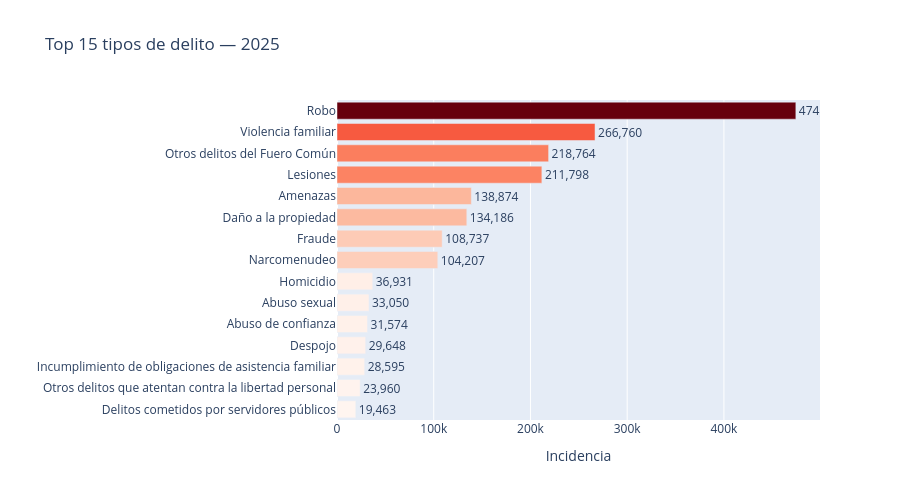

Notebook code for this chart:
### Markdown cell above
## 7. Tipos de delito y bien jurídico

### Code cell
top_delito = (
    df.groupby("tipo_delito")["incidencia"]
    .sum()
    .sort_values(ascending=True)
    .tail(15)
    .reset_index()
)

fig = px.bar(
    top_delito,
    x="incidencia",
    y="tipo_delito",
    orientation="h",
    title="Top 15 tipos de delito — 2025",
    labels={"tipo_delito": "", "incidencia": "Incidencia"},
    color="incidencia",
    color_continuous_scale="Reds",
    text="incidencia",
)
fig.update_traces(texttemplate="%{text:,.0f}", textposition="outside")
fig.update_layout(height=500, coloraxis_showscale=False)
fig.show()

### Figure 1 — Plotly figure (JSON) as saved in the notebook; plotly's stock layout.template omitted (floating-point values rounded to 4 significant figures)
{"data": [{"hovertemplate": "Incidencia=%{marker.color}<br>=%{y}<extra></extra>", "legendgroup": "", "marker": {"color": [19463, 23960, 28595, 29648, 31574, 33050, 36931, 104207, 108737, 134186, 138874, 211798, 218764, 266760, 474373], "coloraxis": "coloraxis", "pattern": {"shape": ""}}, "name": "", "orientation": "h", "showlegend": false, "text": [19460.0, 23960.0, 28600.0, 29650.0, 31570.0, 33050.0, 36930.0, 104200.0, 108700.0, 134200.0, 138900.0, 211800.0, 218800.0, 266800.0, 474400.0], "textposition": "outside", "texttemplate": "%{text:,.0f}", "type": "bar", "x": [19463, 23960, 28595, 29648, 31574, 33050, 36931, 104207, 108737, 134186, 138874, 211798, 218764, 266760, 474373], "xaxis": "x", "y": ["Delitos cometidos por servidores públicos", "Otros delitos que atentan contra la libertad personal", "Incumplimiento de obligaciones de asistencia familiar", "Despojo", "Abuso de confianza", "Abuso sexual", "Homicidio", "Narcomenudeo", "Fraude", "Daño a la propiedad", "Amenazas", "Lesiones", "Otros delitos del Fuero Común", "Violencia familiar", "Robo"], "yaxis": "y"}], "layout": {"barmode": "relative", "coloraxis": {"colorbar": {"title": {"text": "Incidencia"}}, "colorscale": [[0, "rgb(255,245,240)"], [0.125, "rgb(254,224,210)"], [0.25, "rgb(252,187,161)"], [0.375, "rgb(252,146,114)"], [0.5, "rgb(251,106,74)"], [0.625, "rgb(239,59,44)"], [0.75, "rgb(203,24,29)"], [0.875, "rgb(165,15,21)"], [1, "rgb(103,0,13)"]], "showscale": false}, "height": 500, "legend": {"tracegroupgap": 0}, "title": {"text": "Top 15 tipos de delito — 2025"}, "xaxis": {"anchor": "y", "domain": [0, 1], "title": {"text": "Incidencia"}}, "yaxis": {"anchor": "x", "domain": [0, 1], "title": {"text": ""}}}}
